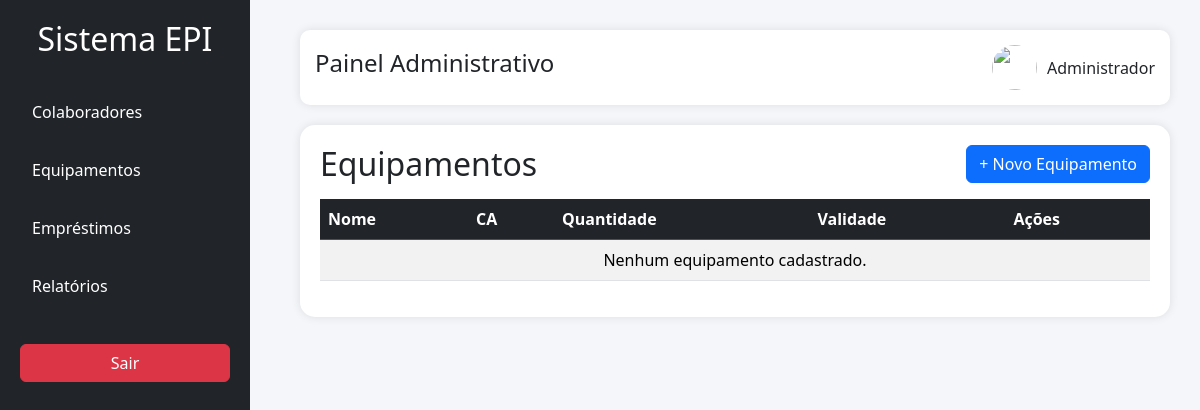
Before: /equipamentos/ (signed in) with the older database file.
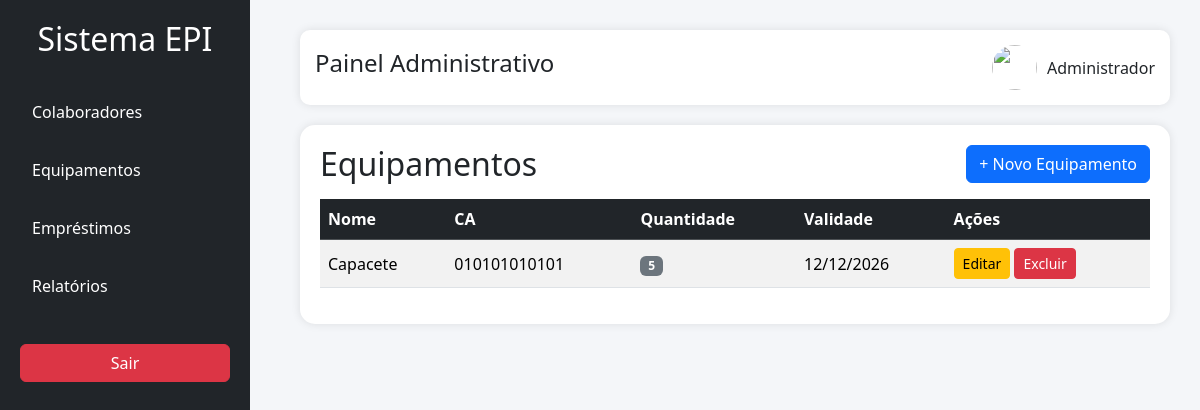
After: the same page with the newer database file.
### equipamentos/models.py (models this page shows, shortened)
class Equipamento(models.Model):
    nome_epi = models.CharField(max_length=100)
    ca = models.CharField(max_length=30)
    quantidade = models.IntegerField()
    validade = models.DateField()
    descricao = models.TextField()

### equipamentos/views.py (the view)
@login_required
def listar_equipamentos(request):
    equipamentos = Equipamento.objects.all()
    return render(request, 'equipamentos/listar.html', {
        'equipamentos': equipamentos
    })

### templates/equipamentos/listar.html
{% extends 'base.html' %}
{% block content %}
<div class="d-flex justify-content-between align-items-center mb-3">
    <h2 class="mb-0">Equipamentos</h2>
    <a href="{% url 'cadastrar_equipamento' %}" class="btn btn-primary">
        + Novo Equipamento
    </a>
</div>
<table class="table table-hover table-striped align-middle">
    <thead class="table-dark">
        <tr>
            <th>Nome</th>
            <th>CA</th>
            <th>Quantidade</th>
            <th>Validade</th>
            <th>Ações</th>
        </tr>
    </thead>
    <tbody>
        {% for equipamento in equipamentos %}
        <tr>
            <td>{{ equipamento.nome_epi }}</td>
            <td>{{ equipamento.ca }}</td>
            <td>
                <span class="badge bg-secondary">
                    {{ equipamento.quantidade }}
                </span>
            </td>
            <td>{{ equipamento.validade|date:"d/m/Y" }}</td>
            <td>
                <a href="{% url 'editar_equipamento' equipamento.id %}"
                   class="btn btn-sm btn-warning">
                    Editar
                </a>
                <a href="{% url 'excluir_equipamento' equipamento.id %}"
                   class="btn btn-sm btn-danger"
                   onclick="return confirm('Tem certeza que deseja excluir este equipamento?');">
                    Excluir
                </a>
            </td>
        </tr>
        {% empty %}
        <tr>
            <td colspan="5" class="text-center">
                Nenhum equipamento cadastrado.
            </td>
        </tr>
        {% endfor %}
    </tbody>
</table>
{% endblock %}

Changed rows visible on the page:
added Equipamento: nome_epi "Capacete", ca "010101010101", quantidade "5", validade "12/12/2026"
Other visible differences:
text no longer shown: "Nenhum equipamento cadastrado."
